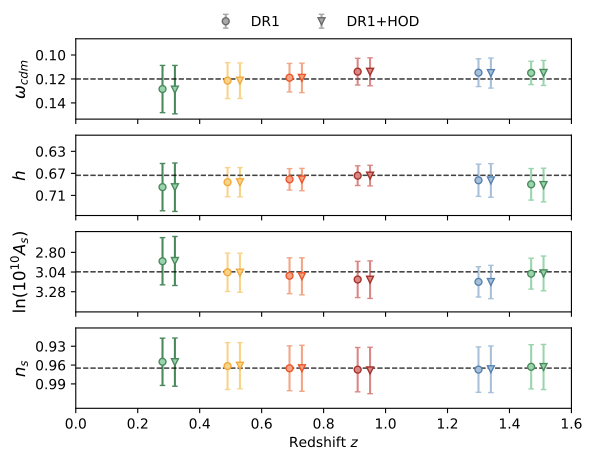

This figure's Python source:
import numpy as np
import matplotlib.pyplot as plt
from cosmoprimo.fiducial import DESI
import sys
import os
sys.path.append(os.path.abspath(os.path.join(os.path.dirname(__file__), '..')))
from utils import DESIColors, DESIEdgeColors

# define fiducial cosmology
cosmo = DESI()

# colour settings for errorbars
def set_errorbar_color(handle, facecolor, edgecolor):
    handle.lines[0].set_color(edgecolor) # marker color
    handle.lines[0].set_markeredgecolor(edgecolor) # marker edge color
    handle.lines[0].set_markerfacecolor(facecolor)  # marker face color
    if len(handle.lines[1])>0:
        handle.lines[2][0].set_color(edgecolor) # errorbar color
        for line in handle.lines[1]: line.set_color(edgecolor) # cap color
            
def plot_tracers(fn=None):
    tracer_bins = ['BGS_0.1-0.4', 'LRG_0.4-0.6', 'LRG_0.6-0.8', 
                   'LRG_0.8-1.1', 'ELG_1.1-1.6', 'QSO_0.8-2.1']
    zeff = [0.3, 0.51, 0.71, 0.93, 1.32, 1.49]
    params = ['omega_cdm', 'h', 'logA', 'n_s']
    fid = {'omega_cdm': cosmo.Omega0_cdm * cosmo.h**2, 'h': cosmo.h, 
           'logA': np.log(10**10 * cosmo.A_s), 'n_s': cosmo.n_s}
    latex = {'omega_cdm': '$\\omega_{cdm}$', 'h': '$h$', 
             'logA': '$\\ln(10^{10} A_{s})$', 'n_s': '$n_{s}$'}
    edgecolors = [DESIEdgeColors[tracer] for tracer in ['BGS', 'LRG1', 'LRG2', 'LRG3', 'ELG2', 'QSO']]
    facecolors = [DESIColors[tracer] for tracer in ['BGS', 'LRG1', 'LRG2', 'LRG3', 'ELG2', 'QSO']]

    # load mean and standard deviation of chains
    DR1_mean = np.load("chain_means_stds_DR1.npy")
    comb_mean = np.load("chain_means_stds_DR1+HOD.npy")

    # plot
    fig, ax = plt.subplots(len(params), 1, sharex=True)
    ax[0].set_xlim(0,1.6)
    offset = 0.02
    for (t,tracer) in enumerate(tracer_bins):
        for (p,param) in enumerate(params):
            if t<1: 
                ax[p].set_ylabel(latex[param], fontsize=12)
                fid_round = round(fid[param],2)
                ymax, ymin = (fid[param] + 1.7 * np.array([-DR1_mean[t,p,1], DR1_mean[t,p,1]]))
                ax[p].set_ylim(ymin, ymax)
                tick_step = round((ymin-ymax)/4,2)
                ax[p].set_yticks(tick_step*np.array([-1,0,1]) + fid_round) 
            ax[p].errorbar(zeff[t]-offset, DR1_mean[t,p,0], yerr=DR1_mean[t,p,1], ls='', marker='o', markersize=5, capsize=2,
                           color='darkgrey' if t<1 else facecolors[t], mec='dimgrey' if t<1 else edgecolors[t], label='DR1')
            ax[p].errorbar(zeff[t]+offset, comb_mean[t,p,0], yerr=comb_mean[t,p,1], ls='', marker='v', markersize=5, capsize=2,
                           color='darkgrey' if t<1 else facecolors[t], mec='dimgrey' if t<1 else edgecolors[t], label='DR1+HOD')
            ax[p].hlines(fid[param], 0, 1.6, color='k', ls='--', alpha=0.2, lw=1)
            
            # set figure legend
            if (t+p)==0: fig.legend(bbox_to_anchor=(0., 0.47, 1., 0.47), loc='upper center', ncols=3, 
                                    frameon=False, borderaxespad=0., fontsize=10)
            
            # set errorbar colors
            h = ax[p].get_legend_handles_labels()[0]
            set_errorbar_color(h[0], facecolors[t], edgecolors[t])
            set_errorbar_color(h[1], facecolors[t], edgecolors[t])

    ax[-1].set_xlabel('Redshift $z$')
    if fn is not None: plt.savefig(fn, bbox_inches="tight")

plot_tracers(fn="Figure6.pdf")
